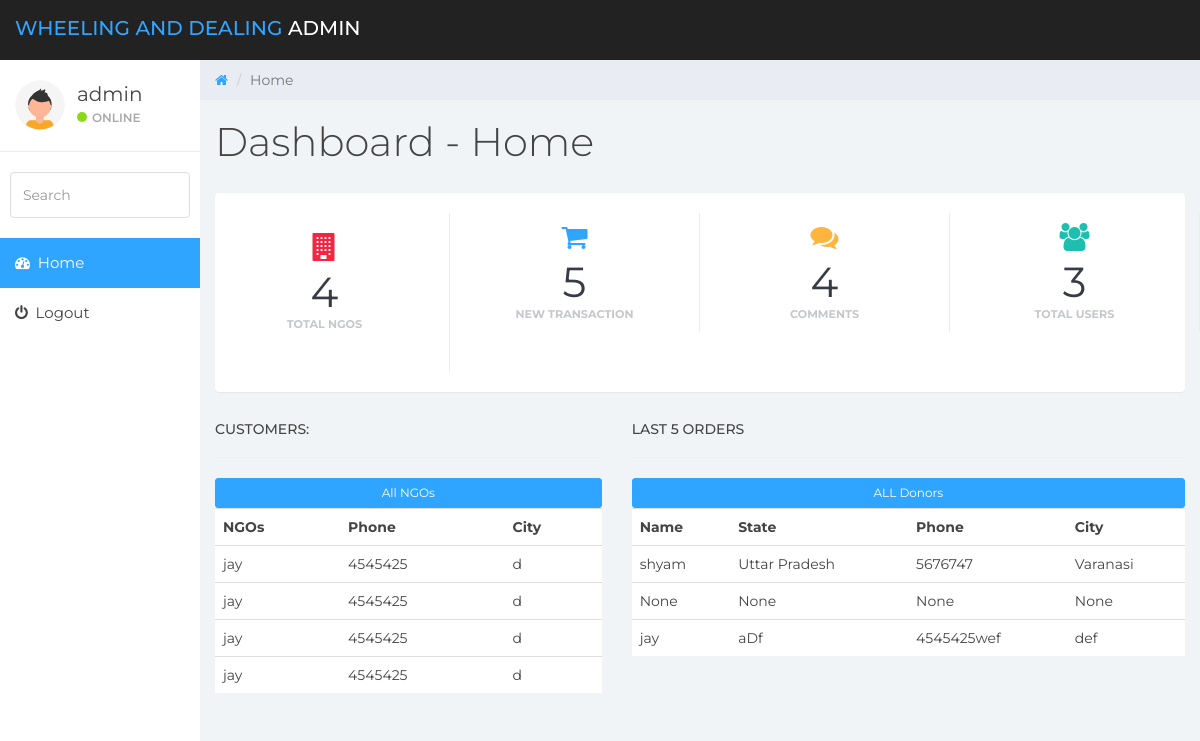
Page /admindashboard/ (signed in) on the committed database.
### home/models.py (models this page shows, shortened)
class ngodetail(models.Model):
	user = models.OneToOneField(User, null=True, blank=True, on_delete=models.CASCADE)
	name = models.CharField(max_length=200, null=True)
	city = models.CharField(max_length=200, null=True)
	state = models.CharField(max_length=200, null=True)
	address = models.CharField(max_length=200, null=True)
	phone = models.CharField(max_length=200, null=True)
	authority = models.CharField(max_length=200, null=True)
	registrationnum = models.CharField(max_length=200)
	date_created = models.DateTimeField(auto_now_add=True, null=True)

class donordetail(models.Model):
	user = models.OneToOneField(User, null=True, blank=True, on_delete=models.CASCADE)
	name = models.CharField(max_length=200, null=True)
	city = models.CharField(max_length=200, null=True)
	state = models.CharField(max_length=200, null=True)
	address = models.CharField(max_length=200, null=True)
	phone = models.CharField(max_length=200, null=True)
	date_created = models.DateTimeField(auto_now_add=True, null=True)

### home/decoraters.py (the view)
	def wrapper_function(request, *args, **kwargs):
		group = None
		if request.user.groups.exists():
			group = request.user.groups.all()[0].name
		if group == 'donor':
			return redirect('donordashboard')
		elif group == 'ngo':
			return redirect('ngodashboard')
		if group == 'admin':
			return view_func(request, *args, **kwargs)

### home/decoraters.py (called while the page is built)
def admin_only(view_func):
	def wrapper_function(request, *args, **kwargs):
		group = None
		if request.user.groups.exists():
			group = request.user.groups.all()[0].name
		if group == 'donor':
			return redirect('donordashboard')
		elif group == 'ngo':
			return redirect('ngodashboard')
		if group == 'admin':
			return view_func(request, *args, **kwargs)
	return wrapper_function

### home/views.py (called while the page is built)
@login_required(login_url='login')
@admin_only
def admindashboard(request):
    donors=donordetail.objects.all()
    ngos=ngodetail.objects.all()
    total_donors= donors.count()
    total_ngo= ngos.count()
    context={'donors':donors, 'ngos':ngos, 'total_donors':total_donors, 'total_ngo':total_ngo}
    return render(request, 'admindashboard1.html', context)

### templates/admindashboard1.html (shortened to what this page needs)
<!DOCTYPE html>
<html>
<head>
	<link href="/static/dashboard/css/bootstrap.min.css" rel="stylesheet">
	<link href="/static/dashboard/css/font-awesome.min.css" rel="stylesheet">
	<link href="/static/dashboard/css/datepicker3.css" rel="stylesheet">
	<link href="/static/dashboard/css/styles.css" rel="stylesheet">
</head>
<body>
	<nav class="navbar navbar-custom navbar-fixed-top" role="navigation">
		<div class="container-fluid">
			<div class="navbar-header">
				<a class="navbar-brand" href="#"><span>Wheeling and Dealing </span>ADMIN</a>
			</div>
		</div>
	</nav>
	<div id="sidebar-collapse" class="col-sm-3 col-lg-2 sidebar">
		<div class="profile-sidebar">
			<div class="profile-userpic">
				<img src="/static/dashboard/images/profile.svg" class="img-responsive" alt="">
			</div>
			<div class="profile-usertitle">
				<div class="profile-usertitle-name">{{request.user}}</div>
				<div class="profile-usertitle-status"><span class="indicator label-success"></span>Online</div>
			</div>
		</div>
		<form role="search">
			<div class="form-group">
				<input type="text" class="form-control" placeholder="Search">
			</div>
		</form>
		<ul class="nav menu">
			<li class="active"><a href="{% url 'admindashboard' %}"><em class="fa fa-dashboard">&nbsp;</em> Home</a></li>
			<li><a href="{% url 'logout' %}"><em class="fa fa-power-off">&nbsp;</em> Logout</a></li>
		</ul>
	</div>
	<div class="col-sm-9 col-sm-offset-3 col-lg-10 col-lg-offset-2 main">
		<div class="row">
			<ol class="breadcrumb">
				<li><a href="#">
					<em class="fa fa-home"></em>
				</a></li>
				<li class="active">Home</li>
			</ol>
		</div>
		<div class="row">
			<div class="col-lg-12">
				<h1 class="page-header">Dashboard - Home </h1>
			</div>
		</div>
		<div class="panel panel-container">
			<div class="row">
				<div class="col-xs-6 col-md-3 col-lg-3 no-padding">
					<div class="panel panel-teal panel-widget border-right">
						<div class="panel panel-red panel-widget ">
						<div class="row no-padding"><em class="fa fa-xl fa-building color-red"></em>
							<div class="large">{{total_ngo}}</div>
							<div class="text-muted">Total NGOs</div>
						</div>
						</div>
					</div>
				</div>
				<div class="col-xs-6 col-md-3 col-lg-3 no-padding">
					<div class="panel panel-teal panel-widget border-right">
						<div class="row no-padding"><em class="fa fa-xl fa-shopping-cart color-blue"></em>
							<div class="large">5</div>
							<div class="text-muted">New Transaction </div>
						</div>
					</div>
				</div>
				<div class="col-xs-6 col-md-3 col-lg-3 no-padding">
					<div class="panel panel-blue panel-widget border-right">
						<div class="row no-padding"><em class="fa fa-xl fa-comments color-orange"></em>
							<div class="large">4</div>
							<div class="text-muted">Comments</div>
						</div>
					</div>
				</div>
				<div class="col-xs-6 col-md-3 col-lg-3 no-padding">
					<div class="panel panel-orange panel-widget border-right">
						<div class="row no-padding"><em class="fa fa-xl fa-users color-teal"></em>
							<div class="large">{{total_donors}}</div>
							<div class="text-muted">Total Users</div>
						</div>
					</div>
				</div>
			</div>
		</div>
		<div class="row">
	<div class="col-md-5">
		<h5>CUSTOMERS:</h5>
		<hr>
		<div class="card card-body">
			<a class="btn btn-primary  btn-sm btn-block" href="">All NGOs</a>
			<table class="table table-sm">
				<tr>
					<th>NGOs</th>
					<th>Phone</th>
					<th>City</th>
				</tr>
				{% for ngo in ngos %}
					<tr>
						<td>{{ngo.name}}</td>
						<td>{{ngo.phone}}</td>
						<td>{{ngo.city}}</td>
					</tr>
				{% endfor %}
			</table>
		</div>
	</div>
	<div class="col-md-7">
		<h5>LAST 5 ORDERS</h5>
		<hr>
		<div class="card card-body">
			<a class="btn btn-primary  btn-sm btn-block" href="">ALL Donors</a>
			<table class="table table-sm">
				<tr>
					<th>Name</th>
					<th>State</th>
					<th>Phone</th>
					<th>City</th>
				</tr>
				{% for donor in donors %}
					<tr>
						<td>{{donor.name}}</td>
						<td>{{donor.state}}</td>
						<td>{{donor.phone}}</td>
						<td>{{donor.city}}</td>
					</tr>
				{% endfor %}
			</table>
		</div>
	</div>
</div>
	</div>
</body>
</html>

### static/dashboard/css/styles.css (style rules this page uses)
body { background: #f1f4f7; padding-top: 60px; font-size: 14px; color: #444444; font-family: "Montserrat", "Helvetica Neue", Helvetica, Arial, sans-serif; }
a, a:hover, a:focus { color: #30a5ff; }
h1, h2, h3, h4, h5, h6 { color: #444444; }
h1 { font-weight: 300; font-size: 40px; }
.large { font-size: 1em; }
.text-muted { color: #c5c7cc; }
.color-blue { color: #30a5ff; }
.color-teal { color: #1ebfae; }
.color-orange { color: #ffb53e; }
.color-red { color: #f9243f; }
.no-padding { padding: 0; margin: 0; }
.fa-xl { font-size: 2em; }
input.form-control { border: 1px solid #ddd; box-shadow: none; height: 46px; }
.navbar-custom { background: #222; height: 60px; }
.navbar-header .navbar-brand { color: #fff; font-size: 20px; text-transform: uppercase; font-weight: 500; height: 60px; padding-top: 18px; }
.navbar-header .navbar-brand span { color: #30a5ff; }
.btn-primary, .btn-primary:hover, .btn-primary:focus, .btn-primary:active, .btn-primary.active, .open > .dropdown-toggle.btn-primary, .btn-primary.disabled, .btn-primary[disabled], fieldset[disabled] .btn-primary, .btn-primary.disabled:hover, .btn-primary[disabled]:hover, fieldset[disabled] .btn-primary:hover, .btn-primary.disabled:focus, .btn-primary[disabled]:focus, fieldset[disabled] .btn-primary:focus, .btn-primary.disabled:active, .btn-primary[disabled]:active, fieldset[disabled] .btn-primary:active, .btn-primary.disabled.active, .btn-primary[disabled].active, fieldset[disabled] .btn-primary.active { background-color: #30a5ff; border-color: #30a5ff; }
.label-success { background-color: #8ad919; }
.panel { border: 0; }
.panel-container { padding-top: 20px; }
.panel-blue { background: #30a5ff; color: #fff; }
.panel-teal { background: #1ebfae; color: #fff; }
.panel-orange { background: #ffb53e; color: #fff; }
.panel-red { background: #f9243f; color: #fff; }
.panel-widget { padding: 10px 0; position: relative; box-shadow: none; border-radius: 0; background: none; text-align: center; color: #333; }
.panel-widget .text-muted { margin-top: -6px; text-transform: uppercase; font-weight: bold; font-size: 0.8em; }
.panel-widget .large { color: #373b45; font-size: 3em; }
.border-right { border-right: 1px solid #dadbda; }
.panel .border-top, .panel .border-right, .panel .border-bottom, .panel .border-left { border-color: #e9ecf2; }
.navbar { border: 0; }
.sidebar { display: block; padding: 0; display: none; box-shadow: none; background: #fff; }
.sidebar ul { margin: 20px 0px; }
.sidebar form { padding: 10px 0 0 0; margin: 10px 10px 20px 10px; }
@media (min-width: 768px) { .sidebar { display: block; position: fixed; top: 60px; bottom: 0; left: 0; z-index: 1000; display: block; margin: 0; padding: 0; overflow-x: hidden; overflow-y: auto; } }
@media (min-width: 768px) { .navbar-header { width: 100%; } }
.sidebar ul.nav .active a, .sidebar ul.nav li.parent a.active, .sidebar ul.nav .active > a:hover, .sidebar ul.nav li.parent a.active:hover, .sidebar ul.nav .active > a:focus, .sidebar ul.nav li.parent a.active:focus { color: #fff; background-color: #30a5ff; }
.sidebar ul.nav li a { height: 50px; font-size: 15px; line-height: 2em; color: #444444; }
.profile-sidebar { padding: 10px 0; border-bottom: 1px solid #e9ecf2; }
.indicator { width: 10px; height: 10px; display: inline-block; border-radius: 9999px; margin-right: 5px; }
.profile-userpic img { float: left; margin: 10px 0px 0px 15px; width: 50px; height: 50px; border-radius: 9999px !important; }
.profile-usertitle { float: left; text-align: left; margin: 10px 0 0 12px; }
.profile-usertitle-name { font-size: 20px; margin-bottom: 0px; }
.profile-usertitle-status { text-transform: uppercase; color: #AAA; font-size: 12px; font-weight: 600; margin-bottom: 15px; }
.breadcrumb { border-radius: 0; padding: 10px 15px 10px 15px; background: #e9ecf2; margin: 0; }
h1.page-header { margin-top: 20px; border-bottom: 0; }
.table { background: #fff; }

### rows in the picture
ngodetail: name "jay", phone "4545425", city "d"
ngodetail: name "jay", phone "4545425", city "d"
ngodetail: name "jay", phone "4545425", city "d"
ngodetail: name "jay", phone "4545425", city "d"
donordetail: name "shyam", state "Uttar Pradesh", phone "5676747", city "Varanasi"
donordetail: name "None", state "None", phone "None", city "None"
donordetail: name "jay", state "aDf", phone "4545425wef", city "def"

### other values in the picture
{{ request.user }} "admin"
{{ total_ngo }} "4"
{{ total_donors }} "3"
